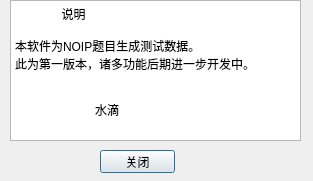
<?xml version="1.0" encoding="UTF-8"?>
<ui version="4.0">
 <class>About</class>
 <widget class="QDialog" name="About">
  <property name="geometry">
   <rect>
    <x>0</x>
    <y>0</y>
    <width>313</width>
    <height>181</height>
   </rect>
  </property>
  <property name="windowTitle">
   <string>About</string>
  </property>
  <widget class="QPlainTextEdit" name="plainTextEdit">
   <property name="geometry">
    <rect>
     <x>10</x>
     <y>0</y>
     <width>291</width>
     <height>141</height>
    </rect>
   </property>
   <property name="plainText">
    <string>              说明

本软件为NOIP题目生成测试数据。
此为第一版本，诸多功能后期进一步开发中。


	水滴</string>
   </property>
  </widget>
  <widget class="QPushButton" name="pushButton">
   <property name="geometry">
    <rect>
     <x>100</x>
     <y>150</y>
     <width>75</width>
     <height>23</height>
    </rect>
   </property>
   <property name="text">
    <string>关闭</string>
   </property>
  </widget>
 </widget>
 <layoutdefault spacing="6" margin="11"/>
 <resources/>
 <connections/>
</ui>
